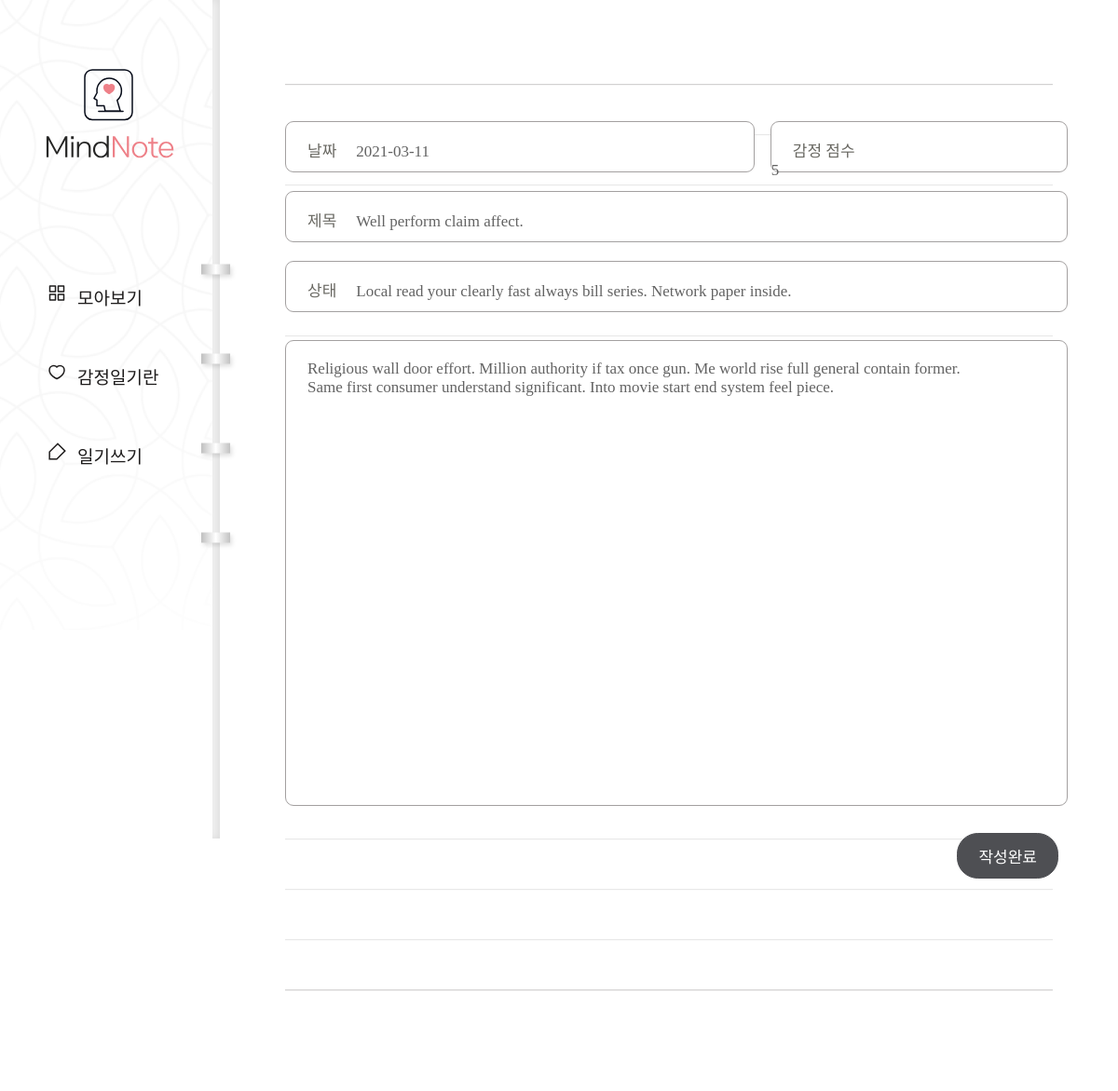
/diary/page/27/edit/, run on the app's committed database.
### diary/models.py (models this page shows, shortened)
class Page(models.Model):
    title = models.CharField(max_length=100, validators=[validate_no_hash])
    content = models.TextField(validators=[validate_no_hash])
    feeling = models.CharField(max_length=80, validators=[validate_no_hash, validate_no_numbers])
    score = models.IntegerField(validators=[validate_score])
    dt_created = models.DateField()

### diary/views.py (the view, shortened to what this page needs)
# urls.py: path('diary/page/<int:pk>/edit/', views.PageUpdateView.as_view(), name="page-update"),
class PageUpdateView(UpdateView):
    model = Page
    form_class = PageForm

### diary/forms.py
class PageForm(forms.ModelForm):
    class Meta:
        model = Page
        fields = ['title', 'content', 'feeling', 'score', 'dt_created']

### diary/templates/diary/page_form.html (shortened to what this page needs)
{% extends './base.html' %}
{% block content %}
    <div class="wrap-post">
        <form method="post">
            <div class="editor">
                <div class="input input-date">
                    <p>날짜</p>
                    {{form.dt_created}}
                </div>
                <div class="input input-score">
                    <p>감정 점수</p>
                    {{form.score}}
                </div>
                <div class="input input-title">
                    <p>제목</p>
                    {{form.title}}
                </div>
                <div class="input input-state">
                    <p>상태</p>
                    {{form.feeling}}
                </div>
                {{form.content}}
                <div class="post-btn">
                    <input type="submit" value="작성완료">
                </div>
            </div>
        </form>
    </div>
{% endblock content %}

### diary/static/diary/css/styles.css (style rules this page uses)
h1,h2,h3,p,a,ul,li { margin: 0; padding: 0; font-family: 'NanumSquare'; list-style: none; text-decoration: none; outline: none; }
html { position: relative; min-height: 100%; margin: 0; }
body { margin: 0; padding: 0; -webkit-font-smoothing: antialiased; -moz-osx-font-smoothing: auto; }
.wrap-post { padding-left: 236px; padding-top: 10px; padding-bottom: 50px; }
form { margin: 0 70px; padding-top: 120px; padding-bottom: 200px; background: url(../image/note-bg.svg) repeat-x center/1535px 974px; }
.editor { overflow: hidden; width: 840px; margin: 0 auto; }
.input { position: relative; height: 55px; margin-bottom: 20px; border: solid 1px #a3a0a0; border-radius: 9px; background: #fff; box-sizing: border-box; }
.input-date { float: left; width: 60%; }
.input-score { float: right; width: 38%; }
.input-title { float: left; width: 100%; }
.input-state { float: left; width: 100%; margin-bottom: 30px; }
.input p { display: inline-block; padding-top: 17px; padding-left: 23px; padding-right: 17px; font-family: 'NanumSquare'; color: #696862; font-size: 17px; }
.input-title input { width: 750px; }
.input-state input { width: 750px; }
input { padding: 0; font-family: 'NanumBarunpen'; color: #636363; font-size: 17px; background-color: transparent; border: none; box-sizing: border-box; }
textarea { width: 100%; height: 500px; padding: 20px 23px 30px 23px; font-family: 'NanumBarunpen'; color: #636363; font-size: 17px; border: solid 1px #a3a0a0; border-radius: 9px; box-sizing: border-box; resize: none; }
input::placeholder,textarea::placeholder { color: #bcbbb6; }
.post-btn { overflow: hidden; margin-top: 25px; }
input[type="submit"] { float: right; padding: 11px 22px; margin-right: 10px; font-family: 'NanumSquare'; color: #fff; font-size: 17px; background-color: #4e4f53; border: solid 1px #4e4f53; border-radius: 22.5px; cursor: pointer; }

### data on the page
Page: dt_created "2021-03-11", score "5", title "Well perform claim affect.", feeling "Local read your clearly fast always bill series. Network paper inside.", content "Religious wall door effort. Million authority if tax once gun. Me world rise full general contain former. Same first consumer understand significant. Into movie start end system feel piece."
